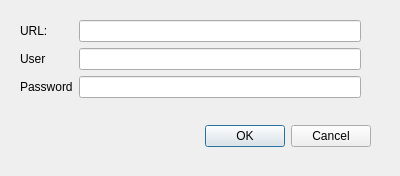
<?xml version="1.0" encoding="UTF-8"?>
<ui version="4.0">
 <class>voRemoteAnalysisConnectionDialog</class>
 <widget class="QDialog" name="voRemoteAnalysisConnectionDialog">
  <property name="geometry">
   <rect>
    <x>0</x>
    <y>0</y>
    <width>400</width>
    <height>176</height>
   </rect>
  </property>
  <property name="windowTitle">
   <string>Dialog</string>
  </property>
  <widget class="QDialogButtonBox" name="buttonBox">
   <property name="geometry">
    <rect>
     <x>30</x>
     <y>120</y>
     <width>341</width>
     <height>32</height>
    </rect>
   </property>
   <property name="orientation">
    <enum>Qt::Horizontal</enum>
   </property>
   <property name="standardButtons">
    <set>QDialogButtonBox::Cancel|QDialogButtonBox::Ok</set>
   </property>
  </widget>
  <widget class="QWidget" name="formLayoutWidget">
   <property name="geometry">
    <rect>
     <x>20</x>
     <y>20</y>
     <width>341</width>
     <height>101</height>
    </rect>
   </property>
   <layout class="QFormLayout" name="formLayout">
    <item row="0" column="0">
     <widget class="QLabel" name="label">
      <property name="text">
       <string>URL:</string>
      </property>
     </widget>
    </item>
    <item row="0" column="1">
     <widget class="QLineEdit" name="url"/>
    </item>
    <item row="1" column="0">
     <widget class="QLabel" name="label_2">
      <property name="text">
       <string>User</string>
      </property>
     </widget>
    </item>
    <item row="1" column="1">
     <widget class="QLineEdit" name="user"/>
    </item>
    <item row="2" column="0">
     <widget class="QLabel" name="label_3">
      <property name="text">
       <string>Password</string>
      </property>
     </widget>
    </item>
    <item row="2" column="1">
     <widget class="QLineEdit" name="password">
      <property name="echoMode">
       <enum>QLineEdit::Password</enum>
      </property>
     </widget>
    </item>
   </layout>
  </widget>
 </widget>
 <resources/>
 <connections>
  <connection>
   <sender>buttonBox</sender>
   <signal>accepted()</signal>
   <receiver>voRemoteAnalysisConnectionDialog</receiver>
   <slot>accept()</slot>
   <hints>
    <hint type="sourcelabel">
     <x>248</x>
     <y>254</y>
    </hint>
    <hint type="destinationlabel">
     <x>157</x>
     <y>274</y>
    </hint>
   </hints>
  </connection>
  <connection>
   <sender>buttonBox</sender>
   <signal>rejected()</signal>
   <receiver>voRemoteAnalysisConnectionDialog</receiver>
   <slot>reject()</slot>
   <hints>
    <hint type="sourcelabel">
     <x>316</x>
     <y>260</y>
    </hint>
    <hint type="destinationlabel">
     <x>286</x>
     <y>274</y>
    </hint>
   </hints>
  </connection>
 </connections>
</ui>
